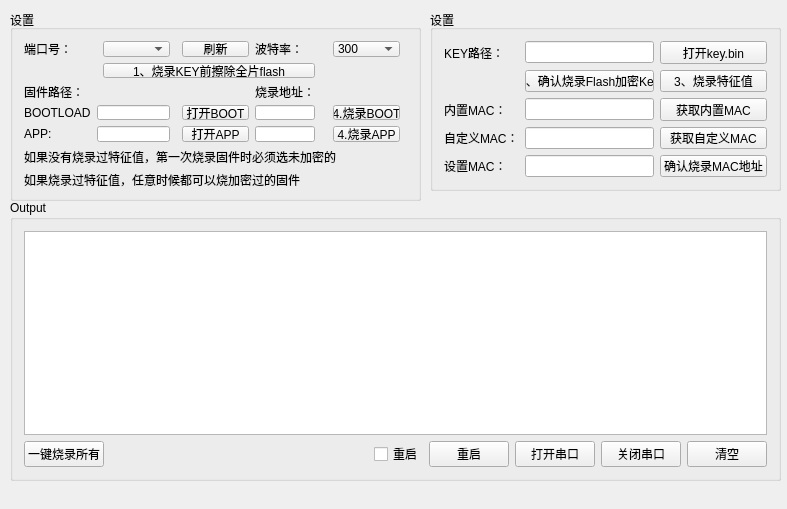
<?xml version="1.0" encoding="UTF-8"?>
<ui version="4.0">
 <class>MainWindow</class>
 <widget class="QMainWindow" name="MainWindow">
  <property name="geometry">
   <rect>
    <x>0</x>
    <y>0</y>
    <width>787</width>
    <height>509</height>
   </rect>
  </property>
  <property name="windowTitle">
   <string>KSDIY_ESPTOOL_GUI</string>
  </property>
  <widget class="QWidget" name="centralWidget">
   <property name="layoutDirection">
    <enum>Qt::LeftToRight</enum>
   </property>
   <widget class="QGroupBox" name="settingsBox">
    <property name="geometry">
     <rect>
      <x>10</x>
      <y>10</y>
      <width>411</width>
      <height>191</height>
     </rect>
    </property>
    <property name="title">
     <string>设置</string>
    </property>
    <property name="flat">
     <bool>false</bool>
    </property>
    <property name="checkable">
     <bool>false</bool>
    </property>
    <layout class="QGridLayout" name="gridLayout_3">
     <item row="5" column="9">
      <widget class="QPushButton" name="Burn_BOOT_Btn">
       <property name="enabled">
        <bool>true</bool>
       </property>
       <property name="text">
        <string>4.烧录BOOT</string>
       </property>
      </widget>
     </item>
     <item row="4" column="1" colspan="2">
      <widget class="QLabel" name="testFileLabel">
       <property name="text">
        <string>固件路径：</string>
       </property>
      </widget>
     </item>
     <item row="0" column="1" colspan="2">
      <widget class="QLabel" name="portLabel">
       <property name="text">
        <string>端口号：</string>
       </property>
      </widget>
     </item>
     <item row="6" column="9">
      <widget class="QPushButton" name="Burn_APP_Btn">
       <property name="text">
        <string>4.烧录APP</string>
       </property>
      </widget>
     </item>
     <item row="0" column="5">
      <widget class="QPushButton" name="reloadBtn">
       <property name="text">
        <string>刷新</string>
       </property>
      </widget>
     </item>
     <item row="0" column="9">
      <widget class="QComboBox" name="baudBox">
       <property name="currentText">
        <string>300</string>
       </property>
       <item>
        <property name="text">
         <string>300</string>
        </property>
       </item>
       <item>
        <property name="text">
         <string>1200</string>
        </property>
       </item>
       <item>
        <property name="text">
         <string>2400</string>
        </property>
       </item>
       <item>
        <property name="text">
         <string>4800</string>
        </property>
       </item>
       <item>
        <property name="text">
         <string>9600</string>
        </property>
       </item>
       <item>
        <property name="text">
         <string>19200</string>
        </property>
       </item>
       <item>
        <property name="text">
         <string>38400</string>
        </property>
       </item>
       <item>
        <property name="text">
         <string>57600</string>
        </property>
       </item>
       <item>
        <property name="text">
         <string>74880</string>
        </property>
       </item>
       <item>
        <property name="text">
         <string>115200</string>
        </property>
       </item>
       <item>
        <property name="text">
         <string>230400</string>
        </property>
       </item>
       <item>
        <property name="text">
         <string>250000</string>
        </property>
       </item>
      </widget>
     </item>
     <item row="0" column="3">
      <widget class="QComboBox" name="portBox"/>
     </item>
     <item row="5" column="2" colspan="2">
      <widget class="QLineEdit" name="File_Path_BOOT">
       <property name="enabled">
        <bool>true</bool>
       </property>
       <property name="mouseTracking">
        <bool>true</bool>
       </property>
      </widget>
     </item>
     <item row="5" column="6">
      <widget class="QLineEdit" name="testAddess_BOOT"/>
     </item>
     <item row="6" column="6">
      <widget class="QLineEdit" name="testAddess_APP"/>
     </item>
     <item row="6" column="2" colspan="2">
      <widget class="QLineEdit" name="File_Path_APP"/>
     </item>
     <item row="4" column="6">
      <widget class="QLabel" name="label">
       <property name="text">
        <string>烧录地址：</string>
       </property>
      </widget>
     </item>
     <item row="6" column="1">
      <widget class="QLabel" name="label_5">
       <property name="text">
        <string>APP:</string>
       </property>
      </widget>
     </item>
     <item row="5" column="1">
      <widget class="QLabel" name="fileLabel">
       <property name="text">
        <string>BOOTLOADER:</string>
       </property>
      </widget>
     </item>
     <item row="5" column="5">
      <widget class="QPushButton" name="browseBtn">
       <property name="enabled">
        <bool>true</bool>
       </property>
       <property name="text">
        <string>打开BOOT</string>
       </property>
      </widget>
     </item>
     <item row="6" column="5">
      <widget class="QPushButton" name="browseBinFile">
       <property name="text">
        <string>打开APP</string>
       </property>
      </widget>
     </item>
     <item row="8" column="1" rowspan="2" colspan="10">
      <widget class="QLabel" name="label_6">
       <property name="mouseTracking">
        <bool>true</bool>
       </property>
       <property name="text">
        <string>如果没有烧录过特征值，第一次烧录固件时必须选未加密的</string>
       </property>
       <property name="textFormat">
        <enum>Qt::AutoText</enum>
       </property>
       <property name="scaledContents">
        <bool>true</bool>
       </property>
      </widget>
     </item>
     <item row="0" column="6">
      <widget class="QLabel" name="baudrateLabel">
       <property name="text">
        <string>波特率：</string>
       </property>
      </widget>
     </item>
     <item row="1" column="3" colspan="4">
      <widget class="QPushButton" name="Erase_Button">
       <property name="text">
        <string>1、烧录KEY前擦除全片flash</string>
       </property>
      </widget>
     </item>
     <item row="10" column="1" colspan="8">
      <widget class="QLabel" name="label_7">
       <property name="mouseTracking">
        <bool>true</bool>
       </property>
       <property name="text">
        <string>如果烧录过特征值，任意时候都可以烧加密过的固件</string>
       </property>
       <property name="textFormat">
        <enum>Qt::AutoText</enum>
       </property>
       <property name="scaledContents">
        <bool>true</bool>
       </property>
      </widget>
     </item>
    </layout>
    <zorder>portLabel</zorder>
    <zorder>File_Path_APP</zorder>
    <zorder>testFileLabel</zorder>
    <zorder>label</zorder>
    <zorder>label_5</zorder>
    <zorder>reloadBtn</zorder>
    <zorder>baudrateLabel</zorder>
    <zorder>label_6</zorder>
    <zorder>fileLabel</zorder>
    <zorder>File_Path_BOOT</zorder>
    <zorder>browseBtn</zorder>
    <zorder>browseBinFile</zorder>
    <zorder>testAddess_BOOT</zorder>
    <zorder>testAddess_APP</zorder>
    <zorder>Burn_BOOT_Btn</zorder>
    <zorder>Burn_APP_Btn</zorder>
    <zorder>baudBox</zorder>
    <zorder>portBox</zorder>
    <zorder>Erase_Button</zorder>
    <zorder>label_7</zorder>
   </widget>
   <widget class="QWidget" name="gridLayoutWidget">
    <property name="geometry">
     <rect>
      <x>9</x>
      <y>211</y>
      <width>16</width>
      <height>16</height>
     </rect>
    </property>
    <layout class="QGridLayout" name="keyBox"/>
   </widget>
   <widget class="QGroupBox" name="groupBox">
    <property name="geometry">
     <rect>
      <x>10</x>
      <y>200</y>
      <width>771</width>
      <height>281</height>
     </rect>
    </property>
    <property name="title">
     <string>Output</string>
    </property>
    <layout class="QVBoxLayout" name="verticalLayout_2">
     <item>
      <widget class="QPlainTextEdit" name="outputText"/>
     </item>
     <item>
      <layout class="QHBoxLayout" name="horizontalLayout_2">
       <item>
        <widget class="QPushButton" name="ConfirmBurnAll">
         <property name="text">
          <string>一键烧录所有</string>
         </property>
        </widget>
       </item>
       <item>
        <spacer name="horizontalSpacer_2">
         <property name="orientation">
          <enum>Qt::Horizontal</enum>
         </property>
         <property name="sizeHint" stdset="0">
          <size>
           <width>40</width>
           <height>20</height>
          </size>
         </property>
        </spacer>
       </item>
       <item>
        <widget class="QCheckBox" name="RTSCheckBox">
         <property name="text">
          <string>重启</string>
         </property>
        </widget>
       </item>
       <item>
        <widget class="QPushButton" name="Button_reset">
         <property name="text">
          <string>重启</string>
         </property>
        </widget>
       </item>
       <item>
        <widget class="QPushButton" name="openSerialBtn">
         <property name="text">
          <string>打开串口</string>
         </property>
        </widget>
       </item>
       <item>
        <widget class="QPushButton" name="closeSerialBtn">
         <property name="text">
          <string>关闭串口</string>
         </property>
        </widget>
       </item>
       <item>
        <widget class="QPushButton" name="clearTextBtn">
         <property name="text">
          <string>清空</string>
         </property>
        </widget>
       </item>
      </layout>
     </item>
    </layout>
   </widget>
   <widget class="QGroupBox" name="settingsBox_2">
    <property name="geometry">
     <rect>
      <x>430</x>
      <y>10</y>
      <width>351</width>
      <height>181</height>
     </rect>
    </property>
    <property name="title">
     <string>设置</string>
    </property>
    <property name="flat">
     <bool>false</bool>
    </property>
    <property name="checkable">
     <bool>false</bool>
    </property>
    <layout class="QGridLayout" name="gridLayout_4">
     <item row="3" column="5">
      <widget class="QPushButton" name="ButtonGetCusMac">
       <property name="text">
        <string>获取自定义MAC</string>
       </property>
      </widget>
     </item>
     <item row="3" column="2">
      <widget class="QLabel" name="label_4">
       <property name="text">
        <string>自定义MAC：</string>
       </property>
      </widget>
     </item>
     <item row="3" column="4">
      <widget class="QLineEdit" name="GetMacBox_2"/>
     </item>
     <item row="2" column="4">
      <widget class="QLineEdit" name="GetMacBox"/>
     </item>
     <item row="0" column="5">
      <widget class="QPushButton" name="browseKeyFile">
       <property name="text">
        <string>打开key.bin</string>
       </property>
      </widget>
     </item>
     <item row="2" column="2">
      <widget class="QLabel" name="label_3">
       <property name="text">
        <string>内置MAC：</string>
       </property>
      </widget>
     </item>
     <item row="4" column="4">
      <widget class="QLineEdit" name="SetMacBox"/>
     </item>
     <item row="4" column="5">
      <widget class="QPushButton" name="ConfirmBurnMac">
       <property name="text">
        <string>确认烧录MAC地址</string>
       </property>
      </widget>
     </item>
     <item row="2" column="5">
      <widget class="QPushButton" name="ButtonGetDefMac">
       <property name="text">
        <string>获取内置MAC</string>
       </property>
      </widget>
     </item>
     <item row="0" column="2">
      <widget class="QLabel" name="label_2">
       <property name="text">
        <string>KEY路径：</string>
       </property>
      </widget>
     </item>
     <item row="0" column="4">
      <widget class="QLineEdit" name="keyBinPath"/>
     </item>
     <item row="4" column="2">
      <widget class="QLabel" name="fileLabel_2">
       <property name="text">
        <string>设置MAC：</string>
       </property>
      </widget>
     </item>
     <item row="1" column="5">
      <widget class="QPushButton" name="ConfirmBurnblock">
       <property name="text">
        <string>3、烧录特征值</string>
       </property>
      </widget>
     </item>
     <item row="1" column="4">
      <widget class="QPushButton" name="ConfirmBurnKey">
       <property name="text">
        <string>2、确认烧录Flash加密Key</string>
       </property>
      </widget>
     </item>
    </layout>
   </widget>
  </widget>
  <widget class="QMenuBar" name="menuBar">
   <property name="geometry">
    <rect>
     <x>0</x>
     <y>0</y>
     <width>787</width>
     <height>23</height>
    </rect>
   </property>
  </widget>
 </widget>
 <layoutdefault spacing="6" margin="11"/>
 <resources/>
 <connections>
  <connection>
   <sender>clearTextBtn</sender>
   <signal>clicked()</signal>
   <receiver>outputText</receiver>
   <slot>clear()</slot>
   <hints>
    <hint type="sourcelabel">
     <x>182</x>
     <y>377</y>
    </hint>
    <hint type="destinationlabel">
     <x>182</x>
     <y>295</y>
    </hint>
   </hints>
  </connection>
 </connections>
</ui>
